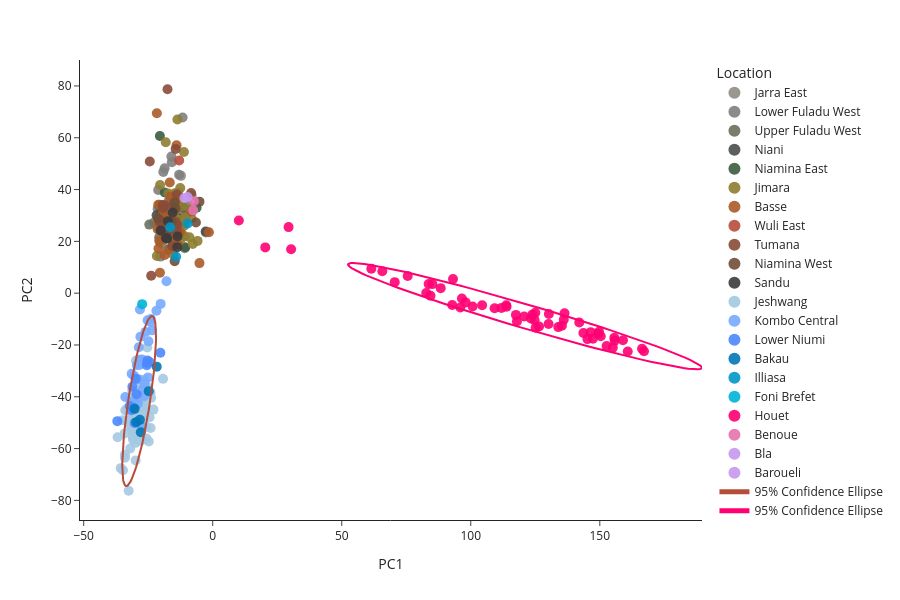

Here is the notebook cell this chart was saved with:
### Code cell
pca_fig.add_trace(go.Scatter(
    x=ellipse_x_auto1,
    y=ellipse_y_auto1,
    mode='lines',
    name='95% Confidence Ellipse',
    line=dict(color='#ff0072', width=2),
    #fill='toself' # Fills the area enclosed by the ellipse
    ))
